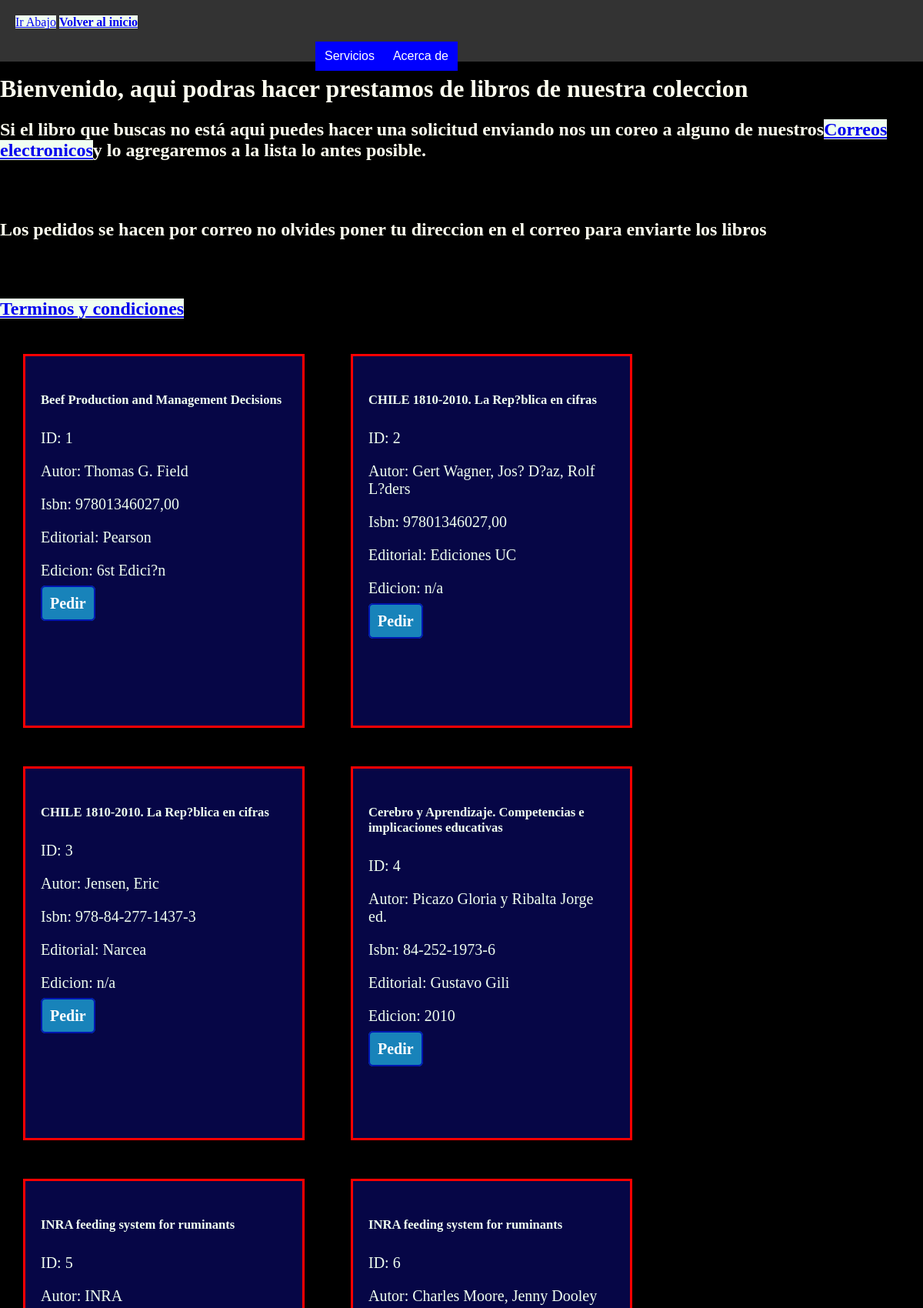
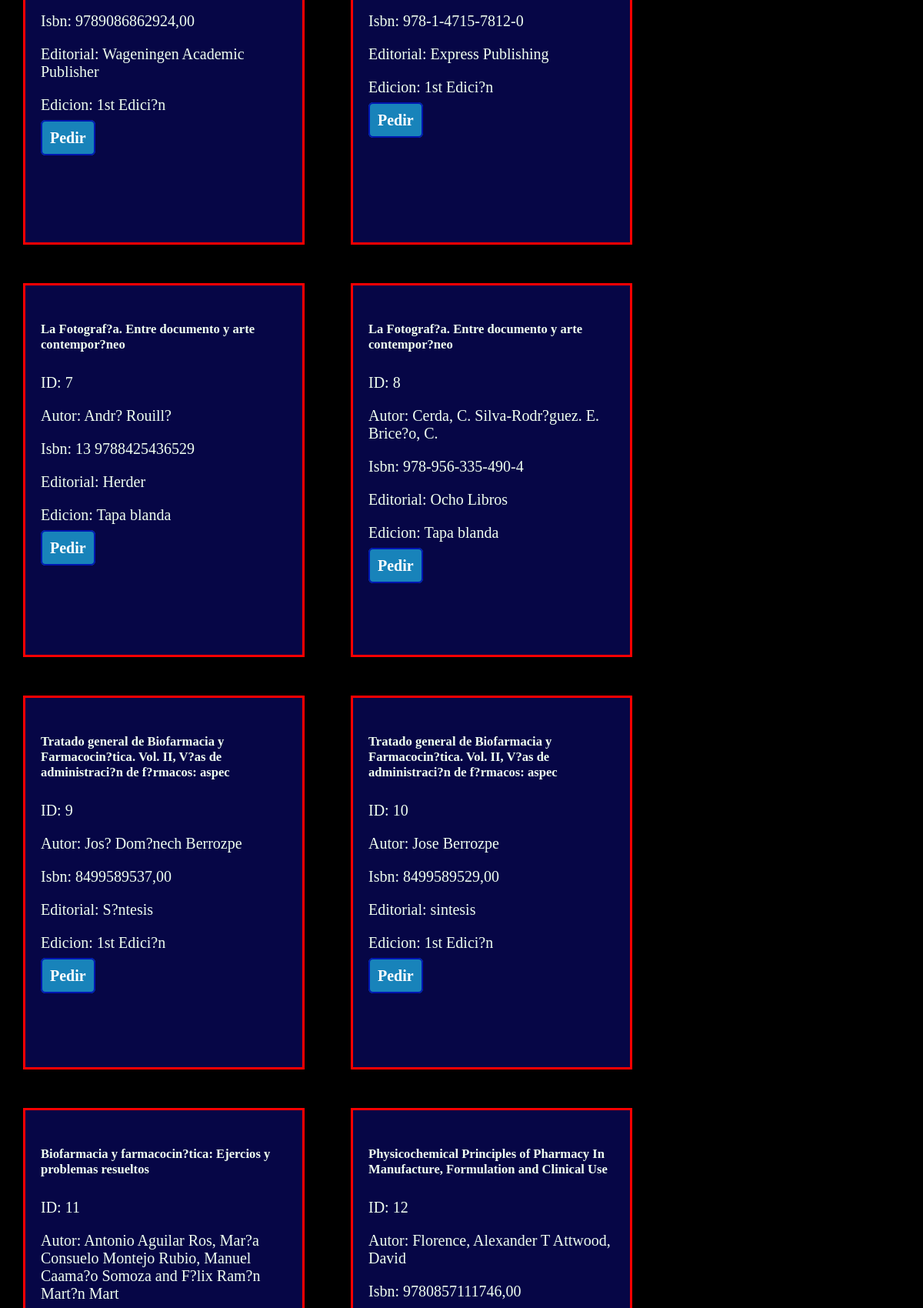
/cartas.php (upper part), run on the app's committed database (2 pictures, top to bottom).
### tables this page shows
CREATE TABLE `libros` (
  `ID` int(100) NOT NULL,
  `ISBN` varchar(100) NOT NULL,
  `AUTOR` varchar(100) NOT NULL,
  `TITULO` varchar(100) NOT NULL,
  `EDITORIAL` varchar(100) NOT NULL,
  `EDICION` varchar(100) NOT NULL,
  `DISPONIBILIDAD` tinyint(1) NOT NULL
);

### cartas.php (the view, shortened to what this page needs)
<!doctype html>
<html lang="en">
<head>
    <link rel="stylesheet" href="Cartas.css">
<header>    <a href="#abajo" title="Ir Abajo">Ir Abajo</a>
<strong><a href="index.html">Volver al inicio</a></strong>
	</head>
	<body>
		<div id="header">
			<ul class="nav">
				<li><a href="">Servicios</a>
				</li>
				<li><a href="">Acerca de </a>
				</li>
		</div>
</head>
<body>
<br>
<br>
<h4><strong><a href="index.html">volver a la pagina principal</a></strong></h4>
<h1>Bienvenido, aqui podras hacer prestamos de libros de nuestra coleccion</h1>
<h2>Si el libro que buscas no está aqui puedes hacer una solicitud enviando nos un coreo a alguno de nuestros<a href="contact.html">Correos electronicos</a>y lo agregaremos a la lista lo antes posible.</h2>
<br>
<br>
<h2>Los pedidos se hacen por correo no olvides poner tu direccion en el correo para enviarte los libros</h2>
<br>
<br>
<h2><a href="tyc.html">Terminos y condiciones</a></h2>
<div class="container mt-3">
        <div class="row">
            <?php
            $conexion=mysqli_connect('localhost','root','','registros');
    $sql = "SELECT * FROM `libros`";
               $result = mysqli_query($conexion, $sql);
            while ($row = mysqli_fetch_row($result)) {
                ?>
                <div class="col-lg-4 col-md-6 col-sm-12">
                    <div class="card">
                        <div class="card-body">
                            <h5 class="card-title"><?php echo $row[3]; ?></h5>
                            <p class="card-text">
                            ID: <?php echo $row[0]; ?>
                            </p>
                            <p class="card-text">
                            Autor: <?php echo $row[2]; ?>
                            </p>
                            <p class="card-text">
                            Isbn: <?php echo $row[1]; ?>
                            </p>
                            <p class="card-text">
                            Editorial: <?php echo $row[4]; ?>
                            </p>
                            <p class="card-text">
                            Edicion: <?php echo $row[5]; ?>
                            </p>
                        <a class="boton_personalizado" type="submit"value="Send" href="mailto:kiritoSAOmanrrique@gmail.com?subject=Los libros que quiero pedir son:&body=<?php echo $row[3];  echo $row[0];  echo $row[1];  echo $row[2];  echo $row[4]; ?>">Pedir</a>
                    </div>
                </div>
            <?php
            }
            ?>
        </div>
    </div>
    <br>
</body>
</head>
<body>
</html>

### cartas.css (style rules this page uses)
.card { border: 3px solid rgb(255, 0, 0); margin: 25px 30px; padding: 20px; display: flex; flex-direction: column; float: left; width: 16em; height: 22em; background-color: rgb(6, 6, 70); color: honeydew; font-size: 20px; }
.boton_personalizado { margin-top: 6cm; text-decoration: none; padding: 10px; font-weight: 600; font-size: 20px; color: #ffffff; background-color: #1883ba; border-radius: 6px; border: 2px solid #0016b0; }
body { background-color: rgb(0, 0, 0); color: ivory; }
a { background-color: honeydew; }
strong { text-align: center; }
h1 { color: ivory; }
h2 { color: ivory; }

### cartas.php (style rules this page uses)
#header { margin:auto; width:500px; font-family:Arial, Helvetica, sans-serif; }
ul, ol { list-style:none; }
.nav > li { float:left; }
.nav li a { background-color:blue; color:#fff; text-decoration:none; padding:10px 12px; display:block; }
html,body { padding: 0; margin: 0; }
header { position:fixed; top:0; width:100%; height:40px; background-color:#333; padding:20px; }

### data on the page
libros: TITULO "Beef Production and Management Decisions", ID "1", AUTOR "Thomas G. Field", ISBN "97801346027,00", EDITORIAL "Pearson", EDICION "6st Edici?n"
libros: TITULO "CHILE 1810-2010. La Rep?blica en cifras", ID "2", AUTOR "Gert Wagner, Jos? D?az, Rolf L?ders", ISBN "97801346027,00", EDITORIAL "Ediciones UC", EDICION "n/a"
libros: TITULO "CHILE 1810-2010. La Rep?blica en cifras", ID "3", AUTOR "Jensen, Eric", ISBN "978-84-277-1437-3", EDITORIAL "Narcea", EDICION "n/a"
libros: TITULO "Cerebro y Aprendizaje. Competencias e implicaciones educativas", ID "4", AUTOR "Picazo Gloria y Ribalta Jorge ed.", ISBN "84-252-1973-6", EDITORIAL "Gustavo Gili", EDICION "2010"
libros: TITULO "INRA feeding system for ruminants", ID "5", AUTOR "INRA", ISBN "9789086862924,00", EDITORIAL "Wageningen Academic Publisher", EDICION "1st Edici?n"
libros: TITULO "INRA feeding system for ruminants", ID "6", AUTOR "Charles Moore, Jenny Dooley", ISBN "978-1-4715-7812-0", EDITORIAL "Express Publishing", EDICION "1st Edici?n"
libros: TITULO "La Fotograf?a. Entre documento y arte contempor?neo", ID "7", AUTOR "Andr? Rouill?", ISBN "13 9788425436529", EDITORIAL "Herder", EDICION "Tapa blanda"
libros: TITULO "La Fotograf?a. Entre documento y arte contempor?neo", ID "8", AUTOR "Cerda, C. Silva-Rodr?guez. E. Brice?o, C.", ISBN "978-956-335-490-4", EDITORIAL "Ocho Libros", EDICION "Tapa blanda"
libros: TITULO "Tratado general de Biofarmacia y Farmacocin?tica. Vol. II, V?as de administraci?n de f?rmacos: aspec", ID "9", AUTOR "Jos? Dom?nech Berrozpe", ISBN "8499589537,00", EDITORIAL "S?ntesis", EDICION "1st Edici?n"
libros: TITULO "Tratado general de Biofarmacia y Farmacocin?tica. Vol. II, V?as de administraci?n de f?rmacos: aspec", ID "10", AUTOR "Jose Berrozpe", ISBN "8499589529,00", EDITORIAL "sintesis", EDICION "1st Edici?n"
libros: TITULO "Biofarmacia y farmacocin?tica: Ejercios y problemas resueltos", ID "11", AUTOR "Antonio Aguilar Ros, Mar?a Consuelo Montejo Rubio, Manuel Caama?o Somoza and F?lix Ram?n Mart?n Mart"
libros: TITULO "Physicochemical Principles of Pharmacy In Manufacture, Formulation and Clinical Use", ID "12", AUTOR "Florence, Alexander T Attwood, David", ISBN "9780857111746,00"
